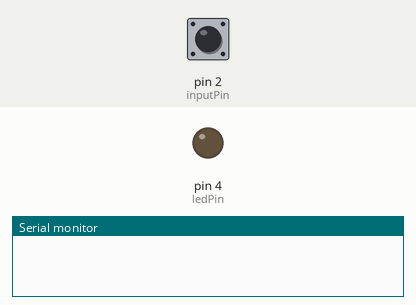
This sketch was run on a simulated Arduino Uno, built with avr-gcc and run on an emulated ATmega328P. Parts: output pins drawn as LEDs (lit = HIGH), the last lines printed to the serial monitor. Dashed ring = blinking. The test bench sets the inputs (shaded band); at power-on: pin 2 (inputPin) HIGH. No radio packets arrive unless stated.

Above: at 1.2 s.
1.3 s: pin 2 (inputPin) pulled LOW for 0.15 s
At 1.37 s:
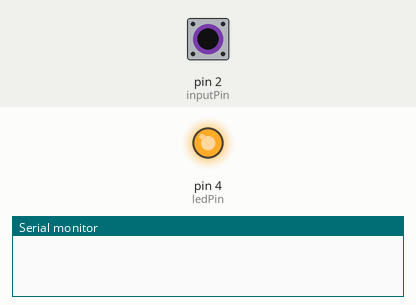
2.9 s: pin 2 (inputPin) pulled LOW for 1 s
At 4.6 s:
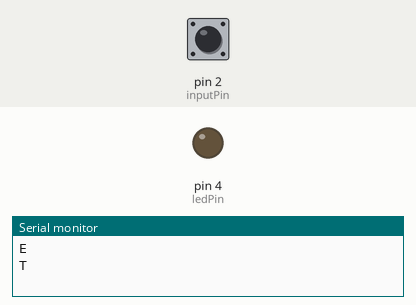
5.8 s: pin 2 (inputPin) pulled LOW for 3.2 s
At 6.1 s:
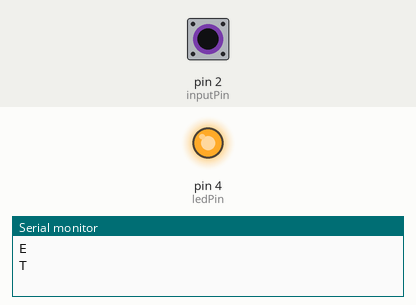
10.5 s: pin 2 (inputPin) pulsed LOW 2 times (0.12 s each, 0.3 s apart)
At 11.9 s:
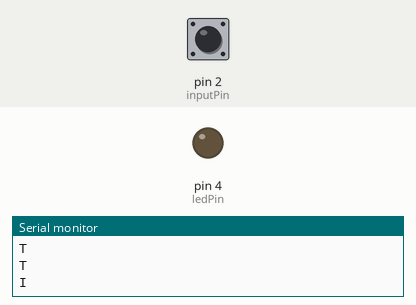
12.9 s: pin 2 (inputPin) pulsed LOW 5 times (0.12 s each, 0.3 s apart)
At 12.96 s:
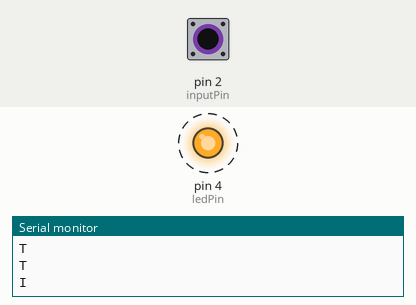
Timing chart, 0 to 15.9 s (numbered marks = the images above; inputs shaded):
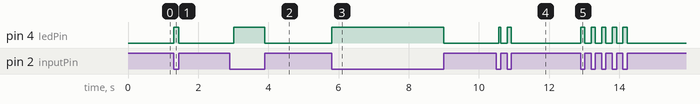

The sketch:

Morse_Transmitter.lnk.ino
```cpp
#include <RH_ASK.h>
#include <SPI.h> // Not actually used but needed to compile

RH_ASK driver;
unsigned long signal_len,t1,t2;   //time for which button is pressed
int inputPin = 2;                 //input pin for push button
int ledPin = 4;                   //outpu pin for LED
String code = "";                 //string in which one alphabet is stored
    char *data;
    char value;

void setup() {
  Serial.begin(9600);
  pinMode(inputPin, INPUT_PULLUP); //internal pullup resistor is used to simplify the circuit
  pinMode(ledPin,OUTPUT);
      if (!driver.init())
         Serial.println("init failed");
}

void loop()
{
NextDotDash:
  while (digitalRead(inputPin) == HIGH) {}
  t1 = millis();                            //time at button press
  digitalWrite(ledPin, HIGH);               //LED on while button pressed
  while (digitalRead(inputPin) == LOW) {}
  t2 = millis();                            //time at button release
  digitalWrite(ledPin, LOW);                //LED off on button release
  signal_len = t2 - t1;                     //time for which button is pressed
  if (signal_len > 50)                      //to account for switch debouncing
  {
    code += readio();                       //function to read dot or dash
  }
  while ((millis() - t2) < 500)           //if time between button press greater than 0.5sec, skip loop and go to next alphabet
  {
    if (digitalRead(inputPin) == LOW)
    {
      goto NextDotDash;
    }
  }

  convertor();   //function to decipher code into alphabet
}

char readio()
{
  if (signal_len < 600 && signal_len > 50)
  {
    return '.';                        //if button press less than 0.6sec, it is a dot
  }
  else if (signal_len > 600)
  {
    return '-';                        //if button press more than 0.6sec, it is a dash
  }
}

//
void convertor()
{
  static String letters[] = {".-", "-...", "-.-.", "-..", ".", "..-.", "--.", "....", "..", ".---", "-.-", ".-..", "--", "-.", "---", ".--.", "--.-",
                             ".-.", "...", "-", "..-", "...-", ".--", "-..-", "-.--", "--..", "E"
                            };
  int i = 0;
  if (code == ".-.-.-")
  {
    Serial.print(".");        //for break
//    driver.send(code, sizeof(code));
  }
  else
  {
    while (letters[i] != "E")  //loop for comparing input code with letters array
    {
      if (letters[i] == code)
      {

       // Serial.print(char('A' + i));
      value =char('A' + i) ;
      data = &value;
      driver.send(data, sizeof(value));
      Serial.println(value);
      driver.waitPacketSent();
      delay(1000);

  //      driver.send(char('A' + i));
        break;
      }
      i++;
    }
    if (letters[i] == "E")
    {
      Serial.println("<Wrong input>");  //if input code doesn't match any letter, error
   // driver.send("<Wrong input>");
    }
  }
  code = "";                            //reset code to blank string
}
```

Measured:
- after the input at 1.3 s, pin 4 (ledPin): LOW → HIGH at once, → LOW 0.15 s later
- after the input at 2.9 s, pin 4 (ledPin): LOW → HIGH after 0.11 s, → LOW 0.89 s later
- after the input at 5.8 s, pin 4 (ledPin): LOW → HIGH at once, → LOW 3.2 s later
- after the input at 10.5 s, pin 4 (ledPin): LOW → HIGH after 0.06 s, → LOW 0.06 s later, → HIGH 0.18 s later, → LOW 0.12 s later
- after the input at 12.9 s, pin 4 (ledPin): alternates HIGH for 0.12 s and LOW for 0.18 s, 10 changes in all, then stays LOW, starting at once
